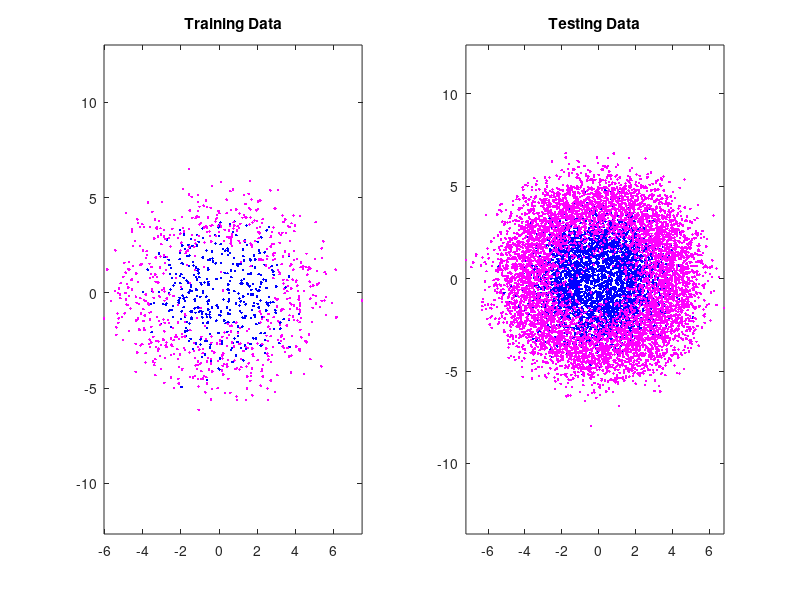

Here is the MATLAB script that generated this plot:
clear all, close all,

plotData = 1;
n = 2; Ntrain = 1000; Ntest = 10000; 
ClassPriors = [0.35,0.65]; r0 = 2; r1 = 4; sigma = 1;

TrainingData.labels = (rand(1,Ntrain) > ClassPriors(1));
ind0train = find(TrainingData.labels==0);ind1train = find(TrainingData.labels==1);
N0 = length(ind0train); N1 = length(ind1train);
theta0 = 2*pi*rand(1,N0); x0 = sigma*randn(n,N0) + r0*[cos(theta0);sin(theta0)];
theta1 = 2*pi*rand(1,N1); x1 = sigma*randn(n,N1) + r1*[cos(theta1);sin(theta1)];
TrainingData.features(:,ind0train) =  x0; TrainingData.features(:,ind1train) =  x1;


TestingData.labels = (rand(1,Ntest) > ClassPriors(1));
ind0test = find(TestingData.labels==0);ind1test = find(TestingData.labels==1);
N0 = length(ind0test); N1 = length(ind1test);
theta0 = 2*pi*rand(1,N0); x0 = sigma*randn(n,N0) + r0*[cos(theta0);sin(theta0)];
theta1 = 2*pi*rand(1,N1); x1 = sigma*randn(n,N1) + r1*[cos(theta1);sin(theta1)];
TestingData.features(:,ind0test) =  x0; TestingData.features(:,ind1test) =  x1;

if plotData == 1
    figure(1), subplot(1,2,1),
    plot(TrainingData.features(1,ind0train),TrainingData.features(2,ind0train),'b.'); hold on, 
    plot(TrainingData.features(1,ind1train),TrainingData.features(2,ind1train),'m.'); axis equal, 
    title('Training Data'),
    subplot(1,2,2),
    plot(TestingData.features(1,ind0test),TestingData.features(2,ind0test),'b.'); hold on, 
    plot(TestingData.features(1,ind1test),TestingData.features(2,ind1test),'m.'); axis equal, 
    title('Testing Data'),
end